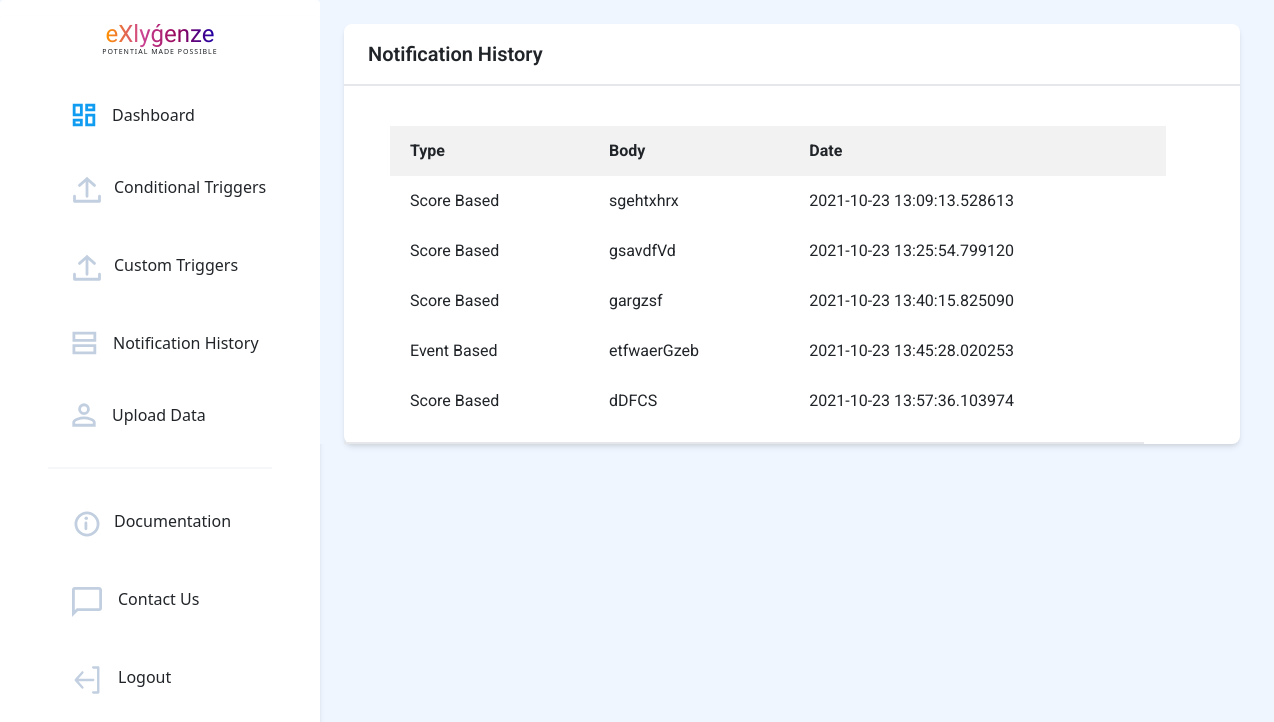
The app's page /history (signed in), older data.
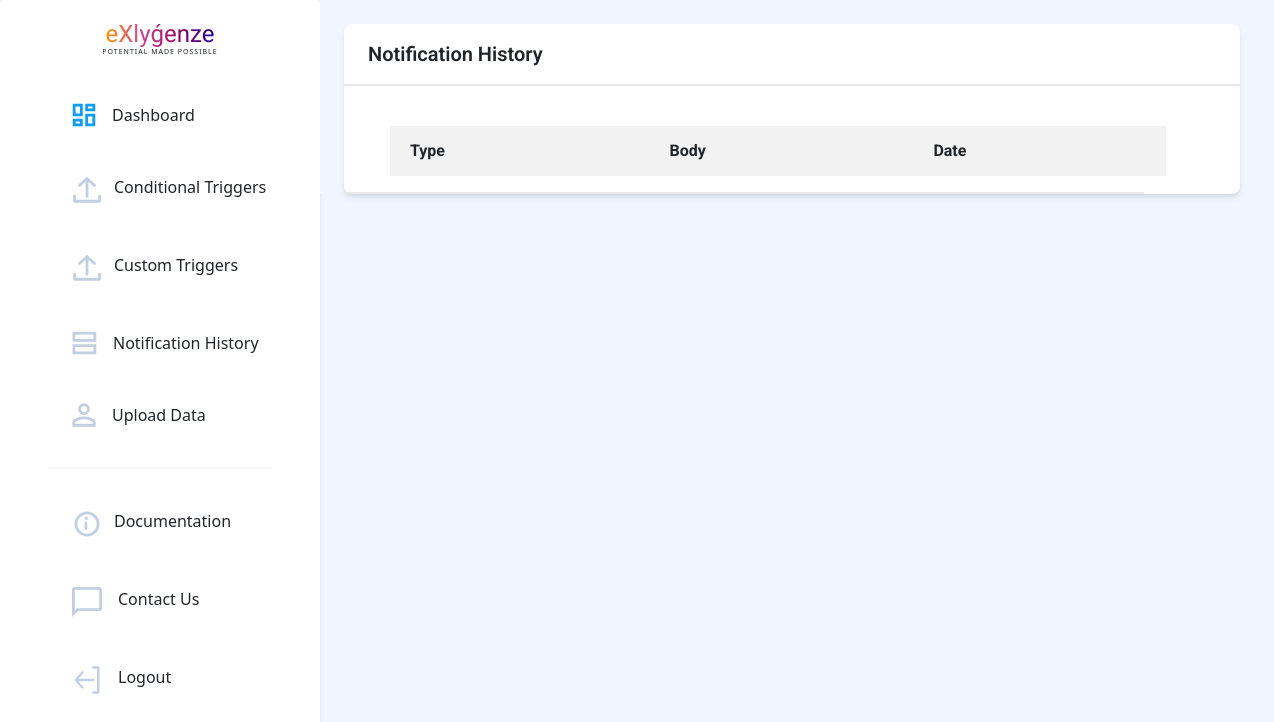
The same page, newer data.
### application/models.py (models this page shows, shortened)
class NotificationHistory(db.Model, UserMixin):
    id = db.Column(db.Integer, primary_key=True)
    type = db.Column(db.String(20),nullable=False)
    start_date = db.Column(db.DateTime)
    end_date = db.Column(db.DateTime)
    period = db.Column(db.Integer)
    message_body = db.Column(db.String(500),nullable=False)
    email = db.Column(db.Boolean,default=False,nullable=False)
    whatsapp = db.Column(db.Boolean,default=False,nullable=False)
    sms = db.Column(db.Boolean,default=False,nullable=False)
    date_time = db.Column(db.DateTime,nullable = False, default = datetime.utcnow)
    user_id = db.Column(db.Integer,db.ForeignKey('user.id'),nullable=False)

### application/routes.py (the view)
@app.route('/history')
def notification_history():
    notif = current_user.history
    return render_template('history.html',notif = notif)

### application/models.py (called while the page is built)
@login_manager.user_loader
def load_user(user_id):
    return User.query.get(int(user_id))

### application/templates/history.html (shortened to what this page needs)
{% extends 'basic.html'%}
{% block body %}
<body>
    <div class="bg-blue-50 flex">
        {% include "navbar.html" %}
        <div class="flex">
            <div>
                <div class="subideabody" style="font-family: 'Roboto';">
                    <div class=" bg-blue-50 flex  ">
                        <div class="mx-4 flex-grow">
                            <br>
                            <div class=" flex flex-wrap ">
                                <div class=" bg-white max-w-4xl rounded-lg w-screen shadow-md">
                                    <div>
                                        <div class="py-3 pl-6 font-medium text-xl border-b-2 font-semibold">Notification History </div>
                                        <br>
                                        <div class="py-3 pl-6 border-b-2" style = "width:800px">
                                        <table id = "history">
                                            <tr>
                                                <th>Type</th>
                                                <th>Body</th>
                                                <th>Date</th>
                                            </tr>
                                            {% for notif in notif %}
                                                <tr>
                                                    <td><a href = "{{ url_for('notification_history_id',notif_id=notif.id) }}">{{notif.type}}</a></td>
                                                    <td>{{notif.message_body}}</td>
                                                    <td>{{notif.date_time}}</td>
                                                </tr>
                                            {% endfor %}
                                        </table>
                                    </div>
                                    </div>
                                </div>
                            </div>
                        </div>
                    </div>
                </div>
            </div>
        </div>
    </div>
</body>
{%endblock%}

### application/templates/basic.html (shortened to what this page needs)
<!DOCTYPE html>
<html>
<head>
    <link rel = "stylesheet" href = "{{url_for('static',filename='style.css')}}">
    <link rel="stylesheet" href="https://unpkg.com/aos@next/dist/aos.css" />
    <link rel="stylesheet" href="https://use.fontawesome.com/releases/v5.7.2/css/all.css"
>
        <link href="https://cdn.jsdelivr.net/npm/bootstrap@5.0.2/dist/css/bootstrap.min.css" rel="stylesheet">
    <link rel="stylesheet" href="https://cdn.jsdelivr.net/npm/bootstrap-icons@1.3.0/font/bootstrap-icons.css" />
    <link href="https://unpkg.com/tailwindcss@^2/dist/tailwind.min.css" rel="stylesheet">
</head>
<body>
    {% block body %} {% endblock %}
</body>
</html>

### application/templates/navbar.html (shortened to what this page needs)
<head>
</head>
<nav class="hidden sm:block bg-white h-screen w-80 border-gray-400 rounded">
    <div class=" mt-3 flex flex-col justify-center bg-white w-80 border-gray-400 rounded shadow-md px-12">
        <center><span style="font-family:'Balsamiq Sans' ;font-size: 24px;font-weight: 300;background: linear-gradient(to right,rgb(255, 145, 0), rgb(204, 68, 147),rgb(150, 6, 90),rgb(31, 1, 163));-webkit-background-clip: text;background-clip:transparent;
                -webkit-text-fill-color: transparent;"><b>eXlyǵenze</b></span><BR>
                <div style="font-size: 7px;font-weight:500px;letter-spacing: 1px;transform: translate(0,-5px);">POTENTIAL MADE POSSIBLE</div></center>
        <div class="elements pt-2 mt-2 mb-28 flex flex-col justify-center">
            <a href="{{ url_for('home') }}"
                class="rounded-full flex flex-nowrap py-4 pl-6 w-60 hover:border-0 hover:bg-gray-100 hover:no-underline">
                <svg width="24" height="24" viewBox="0 0 24 24" fill="none" xmlns="http://www.w3.org/2000/svg">
                    <path
                        d="M9.35 11.85H2.15V2.15H9.35V11.85ZM9.35 21.85H2.15V17.15H9.35V21.85ZM21.85 21.85H14.65V12.15H21.85V21.85ZM14.65 6.85V2.15H21.85V6.85H14.65Z"
                        stroke="#109CF1" stroke-width="2.8" />
                </svg>
                <p class="pl-4 hover:no-underline">Dashboard</p>
            </a>
            <a href="{{ url_for('conditional_triggers') }}"
                class="rounded-full flex flex-nowrap py-4 w-60 pl-6 hover:border-0 hover:bg-gray-100 hover:no-underline">
                <p class="pl-3 no-underline">Conditional Triggers</p>
            </a>
            <a href="{{ url_for('custom') }}"
                class="rounded-full flex flex-nowrap py-4 w-60 pl-6 hover:border-0 hover:bg-gray-100 hover:no-underline">
                <p class="pl-3 no-underline">Custom Triggers</p>
            </a>
            <a href="{{ url_for('notification_history') }}"
                class="rounded-full flex flex-nowrap py-4 w-60 pl-6 hover:border-0 hover:bg-gray-100 hover:no-underline">
                <svg width="25" height="24" viewBox="0 0 25 24" fill="none" xmlns="http://www.w3.org/2000/svg">
                    <path d="M1.9 9.35V2.15H22.85V9.35H1.9ZM1.9 21.85V14.65H22.85V21.85H1.9Z" stroke="#C2CFE0"
                        stroke-width="2.8" />
                </svg>
                <p class="pl-4 no-underline">Notification History</p>
            </a>
            <a href="{{ url_for('data') }}"
                class="rounded-full flex flex-nowrap py-4 w-60 pl-6 hover:border-0 hover:bg-gray-100 mb-3 hover:no-underline"
                style="cursor:pointer;">
                <p class="pl-4 no-underline">Upload Data</p>
            </a>
            <hr class="border bg-gray-200" />
            <a href="{{ url_for('documentation') }}"
                class="rounded-full flex flex-nowrap py-4 w-60 pl-6 hover:border-0 hover:bg-gray-100 hover:no-underline mt-3">
                <p class="pl-3 no-underline">Documentation</p>
            </a>
            <a href=""
                class="rounded-full flex flex-nowrap py-4 w-60 pl-6 hover:border-0 hover:bg-gray-100 hover:no-underline">
                <p class="pl-4 no-underline">Contact Us</p>
            </a>
            <a href="{{ url_for('logout') }}"
                class="side rounded-full flex flex-nowrap py-4 pl-6 w-60 hover:border-0 hover:bg-gray-100 hover:no-underline">
                <p class="pl-4 no-underline">Logout</p>
            </a>
        </div>
    </div>
</nav>

### application/templates/history.html (style rules this page uses)
.subideabody { font-family: 'Poppins'; background-color: #f8f8f8; }
#history { margin-left: 22px; border-collapse: collapse; width: 100%; }
#history tr { height: 50px; }
#history th { background-color: #f2f2f2; padding: 0 20px 0 20px; }

Row changes from the older to the newer data that the page shows:
removed NotificationHistory: type "Score Based", message_body "sgehtxhrx", date_time "2021-10-23 13:09:13.528613"
removed NotificationHistory: type "Score Based", message_body "gsavdfVd", date_time "2021-10-23 13:25:54.799120"
removed NotificationHistory: type "Score Based", message_body "gargzsf", date_time "2021-10-23 13:40:15.825090"
removed NotificationHistory: type "Event Based", message_body "etfwaerGzeb", date_time "2021-10-23 13:45:28.020253"
removed NotificationHistory: type "Score Based", message_body "dDFCS", date_time "2021-10-23 13:57:36.103974"
